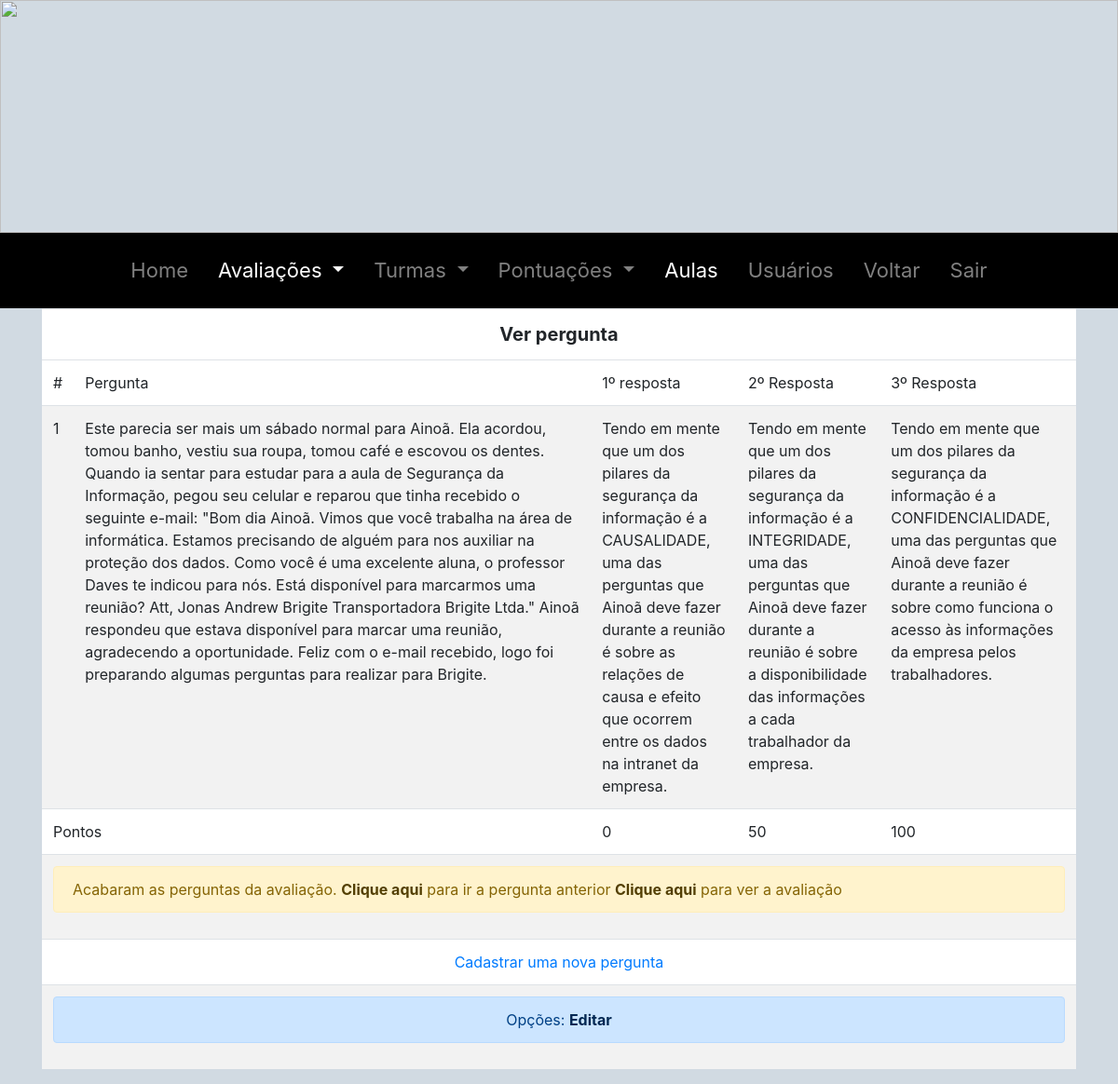
The app's page /professor/aulas/avaliacoes/?opt=10&id=1 (signed in) with its own data.
### tables this page shows
CREATE TABLE `tbl_perguntas` (
  `id` int(11) NOT NULL,
  `id_sequencia` int(11) NOT NULL,
  `pergunta` mediumtext NOT NULL,
  `resposta1` mediumtext NOT NULL,
  `resposta2` mediumtext NOT NULL,
  `resposta3` mediumtext NOT NULL,
  `id_professor` int(11) NOT NULL,
  `id_pergunta_seq` int(11) NOT NULL,
  `id_destino` int(11) NOT NULL,
  `n_p_destino` int(11) NOT NULL
);

CREATE TABLE `tbl_destinos` (
  `id` int(11) NOT NULL,
  `numero_pergunta` int(11) NOT NULL,
  `quantidade_perguntas` int(11) NOT NULL,
  `codigo` varchar(10) NOT NULL,
  `resposta_1` varchar(10) NOT NULL,
  `resposta_2` varchar(10) NOT NULL,
  `resposta_3` varchar(10) NOT NULL,
  `destino_1` varchar(10) NOT NULL,
  `destino_2` varchar(10) NOT NULL,
  `destino_3` varchar(10) NOT NULL,
  `pontos_1` int(11) NOT NULL,
  `pontos_2` int(11) NOT NULL,
  `pontos_3` int(11) NOT NULL
);

### professor/aulas/avaliacoes/ver.php (the view, shortened to what this page needs)
<?php
include '../../../configs.php';
$id = $_REQUEST['id'];
$sql = 	"SELECT * FROM tbl_perguntas,tbl_destinos WHERE tbl_perguntas.id_pergunta_seq = '$id' AND tbl_perguntas.id_destino = tbl_destinos.id AND id_sequencia = '$seq'";
$query = mysqli_query($con, $sql);
$row = mysqli_fetch_object($query);
$cad = 0;
if (empty($row)) {
	$sql = 	"SELECT * FROM tbl_perguntas,tbl_destinos WHERE tbl_perguntas.id = '$id' AND tbl_perguntas.id_destino = tbl_destinos.id";
	$query = mysqli_query($con, $sql);
	$row = mysqli_fetch_object($query);
}
if ($row->id_pergunta_seq == 1) {
	$anterior = $id;
}
if ($row->destino_1 != 'Fim') {
	$sql1 = "SELECT tbl_perguntas.id_pergunta_seq FROM tbl_perguntas, tbl_destinos WHERE tbl_perguntas.id_destino = tbl_destinos.id AND tbl_destinos.codigo = '$row->destino_1' AND tbl_perguntas.id_sequencia = '$seq'";
	$query = mysqli_query($con,$sql1);
	$row1 = mysqli_fetch_object($query);
	if ($row1 != "") {
		$d1 = $row1->id_pergunta_seq;
	}
	else{
		$cad = $cad + 1;
	}
	$sql2 = "SELECT tbl_perguntas.id_pergunta_seq FROM tbl_perguntas, tbl_destinos WHERE tbl_perguntas.id_destino = tbl_destinos.id AND tbl_destinos.codigo = '$row->destino_2' AND tbl_perguntas.id_sequencia = '$seq'";
	$query = mysqli_query($con,$sql2);
	$row2 = mysqli_fetch_object($query);
	if ($row2 != "") {
		$d2 = $row2->id_pergunta_seq;
	}
	else{
		$cad = $cad + 1;
	}
	$sql3 = "SELECT tbl_perguntas.id_pergunta_seq FROM tbl_perguntas, tbl_destinos WHERE tbl_perguntas.id_destino = tbl_destinos.id AND tbl_destinos.codigo = '$row->destino_3' AND tbl_perguntas.id_sequencia = '$seq'";
	$query = mysqli_query($con,$sql3);
	$row3 = mysqli_fetch_object($query);
	if ($row3 != "") {
		$d3 = $row3->id_pergunta_seq;
	}
	else{
		$cad = $cad + 1;
	}
}
?>
<table class="table table-striped" style="background-color: #fff;">
	<thead>
		<tr>
			<td colspan="5">
				<center>
					<div style="font-size: 20px; font-weight: bold;">
						Ver pergunta
					</div>
				</center>
			</td>
		</tr>
		<tr>
			<td>
				#
			</td>
			<td width="50%">
				Pergunta
			</td>
			<td>
				1º resposta
			</td>
			<td>
				2º Resposta
			</td>
			<td>
				3º Resposta
			</td>
		</tr>
	</thead>
	<tr>
		<td>
			<?=$row->id_pergunta_seq?>
		</td>
		<td>
			<?=$row->pergunta?>
		</td>
		<td>
			<?=$row->resposta1?>
		</td>
		<td>
			<?=$row->resposta2?>
		</td>
		<td>
			<?=$row->resposta3?>
		</td>
	</tr>
	<tr>
		<td colspan="2">
			Pontos
		</td>
		<td>
			<?=$row->pontos_1?>
		</td>
		<td>
			<?=$row->pontos_2?>
		</td>
		<td>
			<?=$row->pontos_3?>
		</td>
	</tr>
	<?php
	if ($row->destino_1 != 'Fim' && $cad != 3) {
		?>
		<tr>
			<td colspan="2">
				Destino
			</td>
			<td>
				<a href="./?opt=10&id=<?=$d1?>">Pergunta <?=$d1?></a>
			</td>
			<td>
				<a href="./?opt=10&id=<?=$d2?>">Pergunta <?=$d2?></a>
			</td>
			<td>
				<a href="./?opt=10&id=<?=$d3?>">Pergunta <?=$d3?></a>
			</td>
		</tr>
		<?php
	}
	else{
		?>
		<tr>
			<td colspan="5">
				<div class="alert alert-warning" role="alert">
					Acabaram as perguntas da avaliação.
					<a href="./?opt=10x&id=<?=$anterior?>" class="alert-link">Clique aqui</a>
					para ir a pergunta anterior
					<a href="./?opt=8" class="alert-link">Clique aqui</a> para ver a avaliação
				</div>
			</td>
		</tr>
		<?php
	}
	if ($cad == 3) {
		?>
		<tr>
			<td colspan="5">
				<center>
					<a href="./?opt=5&idseq=<?=$seq?>">Cadastrar uma nova pergunta</a>
				</center>
			</td>
		</tr>
		<?php
	}
	?>
	<tr>
		<td colspan="5">
			<center>
				<div class="alert alert-primary" role="alert">
					Opções:
					<a class="alert-link" href="./?opt=9&id=<?=$row->id?>">Editar</a>
				</div>
			</center>
		</td>
	</tr>
</table>

### records on screen
tbl_perguntas: id_pergunta_seq "1", pergunta "Este parecia ser mais um sábado normal para Ainoã. Ela acordou, tomou banho, vestiu sua roupa, tomou café e escovou os dentes. Quando ia sentar para estudar para a aula de Segurança da Informação, pegou seu celular e reparou que tinha recebido o seguinte e-mail: \"Bom dia Ainoã. Vimos que você trabalha na área de informática. Estamos precisando de alguém para nos auxiliar na proteção dos dados. Como você é uma excelente aluna, o professor Daves te indicou para nós. Está disponível para marcarmos uma reunião? Att, Jonas Andrew Brigite Transportadora Brigite Ltda.\" Ainoã respondeu que estava disponível para marcar uma reunião, agradecendo a oportunidade. Feliz com o e-mail recebido, logo foi…", resposta1 "Tendo em mente que um dos pilares da segurança da informação é a CAUSALIDADE, uma das perguntas que Ainoã deve fazer durante a reunião é sobre as relações de causa e efeito que ocorrem entre os dados na intranet da empresa.", resposta2 "Tendo em mente que um dos pilares da segurança da informação é a INTEGRIDADE, uma das perguntas que Ainoã deve fazer durante a reunião é sobre a disponibilidade das informações a cada trabalhador da empresa.", resposta3 "Tendo em mente que um dos pilares da segurança da informação é a CONFIDENCIALIDADE, uma das perguntas que Ainoã deve fazer durante a reunião é sobre como funciona o acesso às informações da empresa pelos trabalhadores.", id_destino.pontos_1 "0", id_destino.pontos_2 "50", id_destino.pontos_3 "100"
